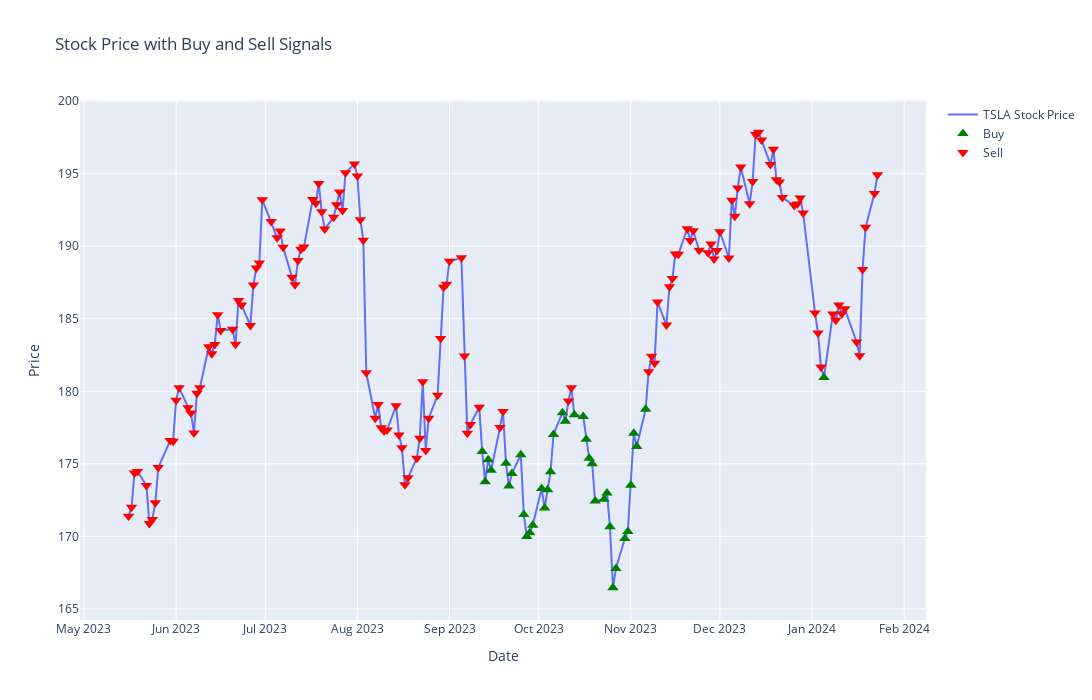

The notebook cell saved with this chart:
### Code cell
fig = go.Figure()
fig.add_trace(go.Scatter(x=np.array(date_test).flatten(), y=stock_data["Adj Close"].iloc[test_index:], mode='lines', name='TSLA Stock Price'))

# Buy and sell signals
buy_signals = signals[signals['Signal_Pred'] == 1]
sell_signals = signals[signals['Signal_Pred'] == 0]

# Ensure that buy and sell prices are aligned with the signals by matching on the 'Date' column
buy_prices = stock_data[stock_data['Date'].isin(buy_signals['Date'])]["Adj Close"]
sell_prices = stock_data[stock_data['Date'].isin(sell_signals['Date'])]["Adj Close"]


# Plot buy signals
fig.add_trace(go.Scatter(
    x=buy_signals['Date'], 
    y=buy_prices, 
    mode='markers', 
    name='Buy', 
    marker=dict(color='green', size=10, symbol='triangle-up')
))


# Plot sell signals
fig.add_trace(go.Scatter(
    x=sell_signals['Date'], 
    y=sell_prices, 
    mode='markers', 
    name='Sell', 
    marker=dict(color='red', size=10, symbol='triangle-down')
))


# Update layout
fig.update_layout(
    title='Stock Price with Buy and Sell Signals',
    xaxis_title='Date',
    yaxis_title='Price',
    xaxis_rangeslider_visible=False,
    height = 700,
    width=1280
)

# Show the plot
pyo.iplot(fig)

### Figure 1 — Plotly figure (JSON) as saved in the notebook; plotly's stock layout.template omitted (floating-point values rounded to 4 significant figures; data arrays with more than 128 entries replaced by an {"elided": "..."} marker saying what was removed)
{"data": [{"mode": "lines", "name": "TSLA Stock Price", "type": "scatter", "x": {"elided": "173 str values"}, "y": {"elided": "173 float values"}}, {"marker": {"color": "green", "size": 10, "symbol": "triangle-up"}, "mode": "markers", "name": "Buy", "type": "scatter", "x": ["2023-09-12T00:00:00", "2023-09-13T00:00:00", "2023-09-14T00:00:00", "2023-09-15T00:00:00", "2023-09-20T00:00:00", "2023-09-21T00:00:00", "2023-09-22T00:00:00", "2023-09-25T00:00:00", "2023-09-26T00:00:00", "2023-09-27T00:00:00", "2023-09-28T00:00:00", "2023-09-29T00:00:00", "2023-10-02T00:00:00", "2023-10-03T00:00:00", "2023-10-04T00:00:00", "2023-10-05T00:00:00", "2023-10-06T00:00:00", "2023-10-09T00:00:00", "2023-10-10T00:00:00", "2023-10-13T00:00:00", "2023-10-16T00:00:00", "2023-10-17T00:00:00", "2023-10-18T00:00:00", "2023-10-19T00:00:00", "2023-10-20T00:00:00", "2023-10-23T00:00:00", "2023-10-24T00:00:00", "2023-10-25T00:00:00", "2023-10-26T00:00:00", "2023-10-27T00:00:00", "2023-10-30T00:00:00", "2023-10-31T00:00:00", "2023-11-01T00:00:00", "2023-11-02T00:00:00", "2023-11-03T00:00:00", "2023-11-06T00:00:00", "2024-01-05T00:00:00"], "y": [175.8, 173.8, 175.3, 174.6, 175.0, 173.5, 174.3, 175.6, 171.5, 170.0, 170.2, 170.8, 173.3, 172.0, 173.2, 174.5, 177.0, 178.5, 177.9, 178.4, 178.3, 176.7, 175.4, 175.0, 172.4, 172.6, 173.0, 170.7, 166.5, 167.8, 169.8, 170.3, 173.5, 177.1, 176.2, 178.8, 180.9]}, {"marker": {"color": "red", "size": 10, "symbol": "triangle-down"}, "mode": "markers", "name": "Sell", "type": "scatter", "x": {"elided": "136 str values"}, "y": {"elided": "136 float values"}}], "layout": {"height": 700, "title": {"text": "Stock Price with Buy and Sell Signals"}, "width": 1280, "xaxis": {"rangeslider": {"visible": false}, "title": {"text": "Date"}}, "yaxis": {"title": {"text": "Price"}}}}
